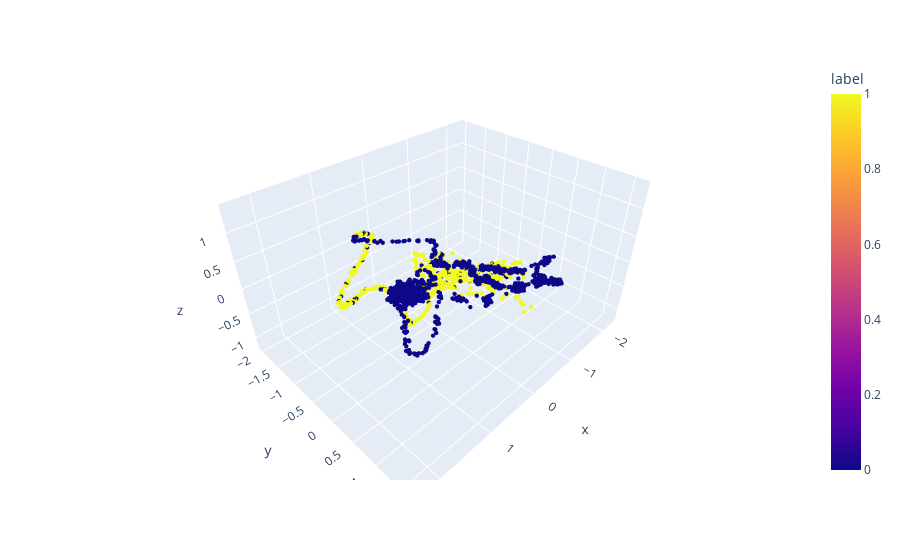

The code cell stored with this chart in its notebook:
### Code cell
plot(combined.cpu().numpy(), labels=combined_labels.cpu().numpy())

### Figure 1 — Plotly figure (JSON) as saved in the notebook; plotly's stock layout.template omitted (floating-point values rounded to 4 significant figures; data arrays with more than 128 entries replaced by an {"elided": "..."} marker saying what was removed)
{"data": [{"hovertemplate": "x=%{x}<br>y=%{y}<br>z=%{z}<br>label=%{marker.color}<extra></extra>", "legendgroup": "", "marker": {"color": {"elided": "4096 float values"}, "coloraxis": "coloraxis", "size": 1.5, "symbol": "circle"}, "mode": "markers", "name": "", "scene": "scene", "showlegend": false, "type": "scatter3d", "x": {"elided": "4096 float values"}, "y": {"elided": "4096 float values"}, "z": {"elided": "4096 float values"}}], "layout": {"coloraxis": {"cmax": 1, "cmin": 0, "colorbar": {"title": {"text": "label"}}, "colorscale": [[0, "#0d0887"], [0.1111, "#46039f"], [0.2222, "#7201a8"], [0.3333, "#9c179e"], [0.4444, "#bd3786"], [0.5556, "#d8576b"], [0.6667, "#ed7953"], [0.7778, "#fb9f3a"], [0.8889, "#fdca26"], [1, "#f0f921"]]}, "legend": {"tracegroupgap": 0}, "margin": {"t": 60}, "scene": {"domain": {"x": [0, 1], "y": [0, 1]}, "xaxis": {"title": {"text": "x"}}, "yaxis": {"title": {"text": "y"}}, "zaxis": {"title": {"text": "z"}}}}}
